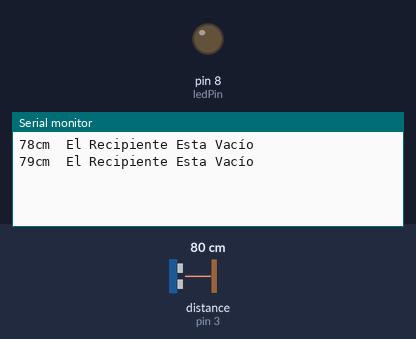
Bench run of a sketch on a simulated Arduino Uno, built with avr-gcc and run on an emulated ATmega328P. Shown: output pins drawn as LEDs (lit = HIGH), the last lines printed to the serial monitor. Wiring (inferred from the names in the program): ultrasonic range finder: trigger pin 2; echo pin 3. The inputs (shaded band) are chosen by the test bench; at power-on: distance to the obstacle (sensor on pin 3) 80 cm. The echo pulse lasts 58.3 µs per cm; pins used as bus, display or sensor lines are not drawn.

Above: at 1.8 s.
1.9 s: distance to the obstacle (sensor on pin 3) set to 18 cm
At 2.8 s:
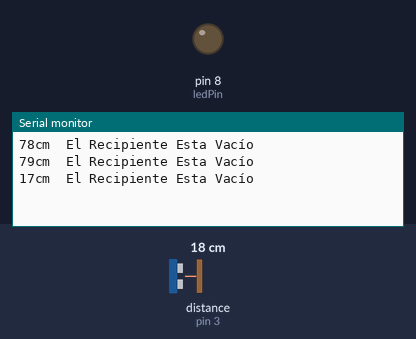
3.4 s: distance to the obstacle (sensor on pin 3) set to 14 cm
At 4.8 s:
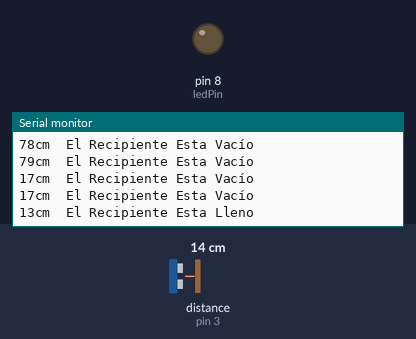
Timing chart, 0 to 6.4 s (numbered marks = the images above; inputs shaded):
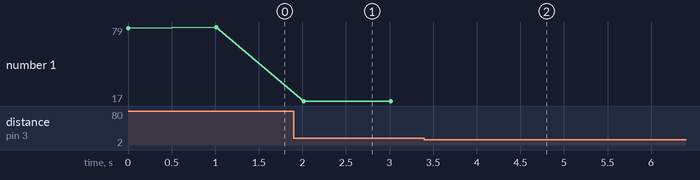

The sketch:

ultrasonico1.ino
```cpp
//sensor ultrasonico
const int Trigger = 2;
const int Echo = 3;
int ledPin = 8;

void setup() {
  Serial.begin(9600);
  pinMode(Trigger, OUTPUT);
  pinMode(Echo, INPUT);
  pinMode(ledPin, OUTPUT);
  digitalWrite(Trigger, LOW);
}

void loop()
{

  long tiempo;
  long distancia;

  digitalWrite(Trigger, HIGH);
  delayMicroseconds(10);
  digitalWrite(Trigger, LOW);

  tiempo = pulseIn(Echo, HIGH);
  distancia = tiempo/59;
  if (distancia >= 16){

      Serial.print(distancia);
      Serial.print("cm  El Recipiente Esta Vacío");
      Serial.println();
      delay(1000);

  }
  else
  {
 Serial.print(distancia);
      Serial.print("cm  El Recipiente Esta Lleno\n");
      delay(1000);
    }

}
```

Measured:
- the behaviour switches between 17 and 16 cm on distance to the obstacle (sensor on pin 3) (found by bisection; images 1 and 2)
- after the input at 1.9 s, the serial monitor: prints a new line after 0.11 s (image 1)
- after the input at 3.4 s, the serial monitor: prints a new line after 0.62 s (image 2)
- plotted number 1: 79 → 17 after the input at 1.9 s
